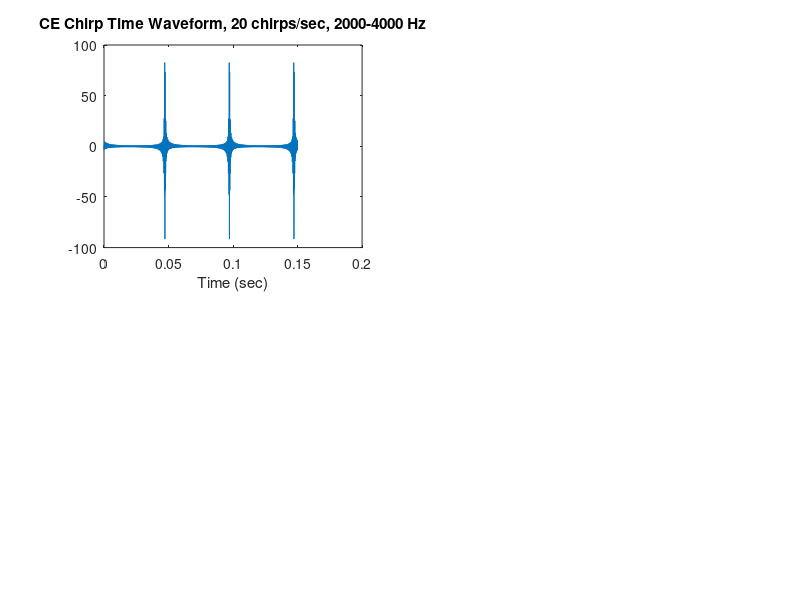

Reproduce this figure in MATLAB. (Note: this script raises an error after producing the figure.)
fs = 50000;
duration = .15;
t = (1:(duration*fs))./fs;
ncomps = 100;
chirprate = 20;
freqs = 2000+(chirprate:chirprate:(chirprate*ncomps));
comps = zeros(ncomps, numel(t));
kdon = 0.092;
ddon = 0.4356;
phase = (kdon/(1-ddon)) .* freqs .^ -ddon; %phase in sec
phaserad = phase.*freqs.*2.*pi;
for i = 1:ncomps
    comps(i,:) = cos(2*pi*freqs(i)*t + phaserad(i));
end
subplot(2,2,1)
plot(t, sum(comps))
xlabel('Time (sec)')
title(['CE Chirp Time Waveform, ' num2str(chirprate) ' chirps/sec, 2000-4000 Hz'])

[sgram, specf, spect] = pspectrum(sum(comps), fs, 'spectrogram', 'FrequencyLimits', [0 5000]);

subplot(2,2,3)
imagesc(flipud(sgram))
set(gca, 'YTick', 0:100:1000)
set(gca, 'YTickLabel', specf(1001:-100:1))
set(gca, 'XTick', 0:50:numel(spect)-1)
set(gca, 'XTickLabel', spect(1:50:numel(spect)))
colormap('jet')
xlabel('Time (sec)')
ylabel('Freq (Hz)')
title('Spectrogram')

subplot(2,2,2)
plot(t, comps./2+(1:ncomps)')
xlabel('Time (sec)')
ylabel('Component')
title('Component Time Waveforms')

subplot(2,2,4)
plot(phase.*1E3, freqs, 'ko-')
xlabel('Phase Delay (ms)')
ylabel('Frequency (Hz)')
ylim([0 5000])
title('Phase Delay')


